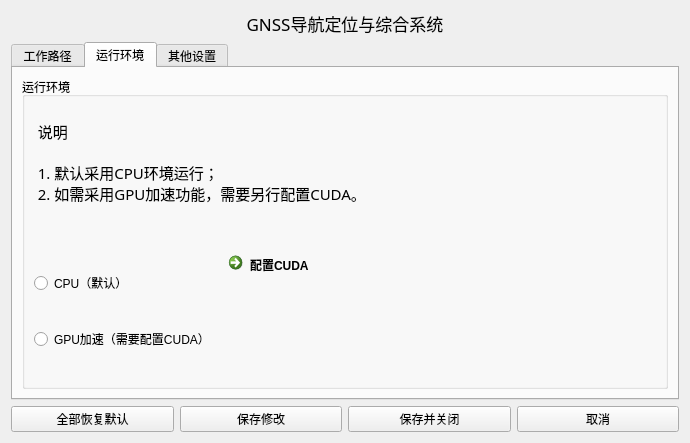
<?xml version="1.0" encoding="UTF-8"?>
<ui version="4.0">
 <class>Dialog</class>
 <widget class="QDialog" name="Dialog">
  <property name="windowModality">
   <enum>Qt::NonModal</enum>
  </property>
  <property name="geometry">
   <rect>
    <x>0</x>
    <y>0</y>
    <width>690</width>
    <height>443</height>
   </rect>
  </property>
  <property name="windowTitle">
   <string>参数设置</string>
  </property>
  <property name="windowIcon">
   <iconset>
    <normaloff>../source/icon/file.png</normaloff>../source/icon/file.png</iconset>
  </property>
  <property name="styleSheet">
   <string notr="true"/>
  </property>
  <property name="sizeGripEnabled">
   <bool>false</bool>
  </property>
  <property name="modal">
   <bool>true</bool>
  </property>
  <layout class="QVBoxLayout" name="verticalLayout_6">
   <item>
    <widget class="QLabel" name="label">
     <property name="font">
      <font>
       <family>华文宋体</family>
       <pointsize>13</pointsize>
      </font>
     </property>
     <property name="text">
      <string>GNSS导航定位与综合系统</string>
     </property>
     <property name="textFormat">
      <enum>Qt::AutoText</enum>
     </property>
     <property name="alignment">
      <set>Qt::AlignCenter</set>
     </property>
     <property name="textInteractionFlags">
      <set>Qt::LinksAccessibleByMouse</set>
     </property>
    </widget>
   </item>
   <item>
    <widget class="QTabWidget" name="tabWidget">
     <property name="layoutDirection">
      <enum>Qt::LeftToRight</enum>
     </property>
     <property name="styleSheet">
      <string notr="true"/>
     </property>
     <property name="inputMethodHints">
      <set>Qt::ImhNone</set>
     </property>
     <property name="tabPosition">
      <enum>QTabWidget::North</enum>
     </property>
     <property name="tabShape">
      <enum>QTabWidget::Rounded</enum>
     </property>
     <property name="currentIndex">
      <number>1</number>
     </property>
     <property name="elideMode">
      <enum>Qt::ElideNone</enum>
     </property>
     <property name="documentMode">
      <bool>false</bool>
     </property>
     <property name="tabsClosable">
      <bool>false</bool>
     </property>
     <property name="movable">
      <bool>false</bool>
     </property>
     <property name="tabBarAutoHide">
      <bool>false</bool>
     </property>
     <widget class="QWidget" name="tab">
      <attribute name="icon">
       <iconset>
        <normaloff>../source/icon/bance.png</normaloff>../source/icon/bance.png</iconset>
      </attribute>
      <attribute name="title">
       <string>工作路径</string>
      </attribute>
      <layout class="QVBoxLayout" name="verticalLayout_5">
       <item>
        <layout class="QHBoxLayout" name="horizontalLayout_6">
         <item>
          <widget class="QLabel" name="label_5">
           <property name="font">
            <font>
             <family>Adobe Arabic</family>
             <pointsize>11</pointsize>
            </font>
           </property>
           <property name="text">
            <string> 说明

 1. 无特别指定，工作空间将作为所有处理结果的保存区域,
   会自动建立workspace文件，图像识别可以自定义另存；
 2. 默认项目保存文件为数据库文件。
 3. 如百度地图无法加载，请检查网络；AK无效或请求次数超限，
  请自己申请并填入百度地图API：AK/NK </string>
           </property>
          </widget>
         </item>
         <item>
          <widget class="QLabel" name="label_7">
           <property name="text">
            <string/>
           </property>
           <property name="pixmap">
            <pixmap>../source/icon/document.png</pixmap>
           </property>
           <property name="alignment">
            <set>Qt::AlignCenter</set>
           </property>
          </widget>
         </item>
        </layout>
       </item>
       <item>
        <widget class="QGroupBox" name="groupBox_2">
         <property name="title">
          <string>路径设置</string>
         </property>
         <layout class="QVBoxLayout" name="verticalLayout_4">
          <item>
           <layout class="QHBoxLayout" name="horizontalLayout_4">
            <item>
             <widget class="QLabel" name="label_4">
              <property name="text">
               <string>工作空间(重要)：</string>
              </property>
             </widget>
            </item>
            <item>
             <widget class="QLineEdit" name="lineEdit_workspace">
              <property name="readOnly">
               <bool>true</bool>
              </property>
             </widget>
            </item>
            <item>
             <widget class="QToolButton" name="button_workspaceChangeFile">
              <property name="text">
               <string>...</string>
              </property>
             </widget>
            </item>
            <item>
             <widget class="QPushButton" name="button_workspaceDefault">
              <property name="text">
               <string>默认</string>
              </property>
             </widget>
            </item>
           </layout>
          </item>
          <item>
           <layout class="QHBoxLayout" name="horizontalLayout_5">
            <item>
             <widget class="QLabel" name="label_6">
              <property name="text">
               <string>数据库路径：</string>
              </property>
             </widget>
            </item>
            <item>
             <widget class="QLineEdit" name="lineEdit_weightFile">
              <property name="inputMask">
               <string/>
              </property>
              <property name="text">
               <string/>
              </property>
              <property name="cursorPosition">
               <number>0</number>
              </property>
              <property name="dragEnabled">
               <bool>false</bool>
              </property>
              <property name="readOnly">
               <bool>true</bool>
              </property>
              <property name="placeholderText">
               <string/>
              </property>
             </widget>
            </item>
            <item>
             <widget class="QToolButton" name="button_weightChangeFile">
              <property name="text">
               <string>...</string>
              </property>
             </widget>
            </item>
            <item>
             <widget class="QPushButton" name="button_weightDefault">
              <property name="text">
               <string>默认</string>
              </property>
             </widget>
            </item>
           </layout>
          </item>
          <item>
           <layout class="QHBoxLayout" name="horizontalLayout_11">
            <item>
             <layout class="QHBoxLayout" name="horizontalLayout_10">
              <item>
               <widget class="QLabel" name="label_11">
                <property name="text">
                 <string>百度地图API-NK：</string>
                </property>
               </widget>
              </item>
              <item>
               <widget class="QLineEdit" name="lineEdit_2"/>
              </item>
             </layout>
            </item>
            <item>
             <layout class="QHBoxLayout" name="horizontalLayout_9">
              <item>
               <widget class="QLabel" name="label_10">
                <property name="text">
                 <string>百度地图API-AK：</string>
                </property>
               </widget>
              </item>
              <item>
               <widget class="QLineEdit" name="lineEdit"/>
              </item>
             </layout>
            </item>
           </layout>
          </item>
         </layout>
        </widget>
       </item>
      </layout>
     </widget>
     <widget class="QWidget" name="tab_2">
      <attribute name="icon">
       <iconset>
        <normaloff>../source/icon/hore.png</normaloff>../source/icon/hore.png</iconset>
      </attribute>
      <attribute name="title">
       <string>运行环境</string>
      </attribute>
      <layout class="QVBoxLayout" name="verticalLayout">
       <item>
        <widget class="QGroupBox" name="groupBox">
         <property name="title">
          <string>运行环境</string>
         </property>
         <layout class="QHBoxLayout" name="horizontalLayout_3">
          <item>
           <layout class="QVBoxLayout" name="verticalLayout_3">
            <item>
             <widget class="QLabel" name="label_2">
              <property name="font">
               <font>
                <family>Adobe Arabic</family>
                <pointsize>11</pointsize>
               </font>
              </property>
              <property name="text">
               <string> 说明

 1. 默认采用CPU环境运行；
 2. 如需采用GPU加速功能，需要另行配置CUDA。
  </string>
              </property>
             </widget>
            </item>
            <item>
             <layout class="QHBoxLayout" name="horizontalLayout_2">
              <item>
               <layout class="QVBoxLayout" name="verticalLayout_2">
                <item>
                 <widget class="QRadioButton" name="radioButton_CPU">
                  <property name="text">
                   <string>CPU（默认）</string>
                  </property>
                 </widget>
                </item>
                <item>
                 <widget class="QRadioButton" name="radioButton_GPU">
                  <property name="text">
                   <string>GPU加速（需要配置CUDA）</string>
                  </property>
                 </widget>
                </item>
               </layout>
              </item>
              <item>
               <widget class="QCommandLinkButton" name="commandLinkButton_CUDA">
                <property name="text">
                 <string>配置CUDA</string>
                </property>
                <property name="default">
                 <bool>true</bool>
                </property>
               </widget>
              </item>
             </layout>
            </item>
           </layout>
          </item>
          <item>
           <widget class="QLabel" name="label_3">
            <property name="text">
             <string/>
            </property>
            <property name="pixmap">
             <pixmap>../source/icon/CPU_GPU.png</pixmap>
            </property>
            <property name="alignment">
             <set>Qt::AlignCenter</set>
            </property>
           </widget>
          </item>
         </layout>
        </widget>
       </item>
      </layout>
     </widget>
     <widget class="QWidget" name="tab_3">
      <attribute name="icon">
       <iconset>
        <normaloff>../source/icon/sea.png</normaloff>../source/icon/sea.png</iconset>
      </attribute>
      <attribute name="title">
       <string>其他设置</string>
      </attribute>
      <layout class="QVBoxLayout" name="verticalLayout_8">
       <item>
        <layout class="QVBoxLayout" name="verticalLayout_7">
         <item>
          <layout class="QHBoxLayout" name="horizontalLayout_8">
           <item>
            <layout class="QHBoxLayout" name="horizontalLayout_7">
             <item>
              <widget class="QLabel" name="label_8">
               <property name="text">
                <string>系统语音：</string>
               </property>
              </widget>
             </item>
             <item>
              <widget class="QCheckBox" name="checkBox">
               <property name="text">
                <string>开启</string>
               </property>
               <property name="checked">
                <bool>false</bool>
               </property>
               <property name="autoRepeat">
                <bool>false</bool>
               </property>
               <property name="tristate">
                <bool>false</bool>
               </property>
              </widget>
             </item>
             <item>
              <spacer name="horizontalSpacer">
               <property name="orientation">
                <enum>Qt::Horizontal</enum>
               </property>
               <property name="sizeHint" stdset="0">
                <size>
                 <width>40</width>
                 <height>20</height>
                </size>
               </property>
              </spacer>
             </item>
            </layout>
           </item>
          </layout>
         </item>
         <item>
          <layout class="QHBoxLayout" name="horizontalLayout_12">
           <item>
            <widget class="QLabel" name="label_13">
             <property name="text">
              <string>参考椭球：</string>
             </property>
            </widget>
           </item>
           <item>
            <widget class="QComboBox" name="comboBox_elliPara">
             <item>
              <property name="text">
               <string>WGS84</string>
              </property>
             </item>
             <item>
              <property name="text">
               <string>CGCS2000</string>
              </property>
             </item>
             <item>
              <property name="text">
               <string>克拉索夫斯基椭球</string>
              </property>
             </item>
             <item>
              <property name="text">
               <string>1975国际参考椭球</string>
              </property>
             </item>
             <item>
              <property name="text">
               <string>自定义椭球</string>
              </property>
             </item>
            </widget>
           </item>
           <item>
            <spacer name="horizontalSpacer_2">
             <property name="orientation">
              <enum>Qt::Horizontal</enum>
             </property>
             <property name="sizeHint" stdset="0">
              <size>
               <width>40</width>
               <height>20</height>
              </size>
             </property>
            </spacer>
           </item>
          </layout>
         </item>
         <item>
          <widget class="QLabel" name="label_9">
           <property name="text">
            <string/>
           </property>
           <property name="pixmap">
            <pixmap>../source/icon/designer-tools.png</pixmap>
           </property>
           <property name="alignment">
            <set>Qt::AlignCenter</set>
           </property>
          </widget>
         </item>
         <item>
          <spacer name="verticalSpacer">
           <property name="orientation">
            <enum>Qt::Vertical</enum>
           </property>
           <property name="sizeHint" stdset="0">
            <size>
             <width>20</width>
             <height>40</height>
            </size>
           </property>
          </spacer>
         </item>
         <item>
          <widget class="QCommandLinkButton" name="commandLinkButton">
           <property name="text">
            <string>在线帮助文档</string>
           </property>
          </widget>
         </item>
        </layout>
       </item>
      </layout>
     </widget>
    </widget>
   </item>
   <item>
    <layout class="QHBoxLayout" name="horizontalLayout">
     <item>
      <widget class="QPushButton" name="button_allDefault">
       <property name="text">
        <string>全部恢复默认</string>
       </property>
      </widget>
     </item>
     <item>
      <widget class="QPushButton" name="button_saveChange">
       <property name="text">
        <string>保存修改</string>
       </property>
      </widget>
     </item>
     <item>
      <widget class="QPushButton" name="button_saveChangeAndExit">
       <property name="text">
        <string>保存并关闭</string>
       </property>
      </widget>
     </item>
     <item>
      <widget class="QPushButton" name="button_cancel">
       <property name="text">
        <string>取消</string>
       </property>
      </widget>
     </item>
    </layout>
   </item>
  </layout>
 </widget>
 <resources/>
 <connections/>
</ui>
